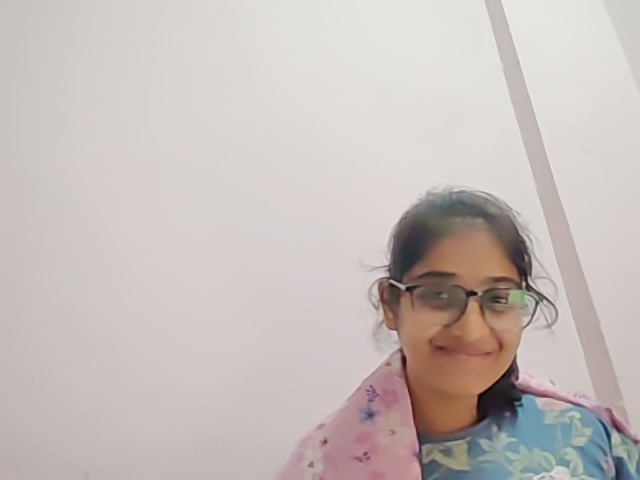
#> input picture webcam_sample_5.jpg, 640 x 480 px
$ python -i simple_object_detection.py   (imports and definitions only)
#> lines starting #> are read from the running program, lines starting #| are printed output that depends on the picture; after the words box and inside, x2 and y2 are one past the last pixel; in counts of white or black regions, pixels touching at a corner belong together
#> further down, picture is the input picture: shape (480, 640, 3); mean B, G, R 186.6, 189.7, 198.3
"""
Simple and Reliable Object Detection
Only detects real objects, no false positives.
"""

import cv2
import numpy as np
import os
import time
from typing import List, Tuple, Dict

class SimpleObjectDetector:
    """Simple object detector that only finds real objects."""

    def __init__(self):
        """Initialize the simple object detector."""
        # Face detection
        self.face_cascade = cv2.CascadeClassifier(cv2.data.haarcascades + 'haarcascade_frontalface_default.xml')
        self.known_faces = {}
        self.known_faces_folder = "known_people"

        # Create folders
        if not os.path.exists(self.known_faces_folder):
            os.makedirs(self.known_faces_folder)
            print(f"Created folder: {self.known_faces_folder}")

    # [21 lines left out: function extract_face_features_simple, not called in this run]

    def detect_real_objects(self, image: np.ndarray) -> List[Tuple[str, float, Tuple[int, int, int, int]]]:
        """
        Detect only real objects with very strict criteria.
        No false positives!
        """
        detected_objects = []

        # Convert to grayscale
        gray = cv2.cvtColor(image, cv2.COLOR_BGR2GRAY)
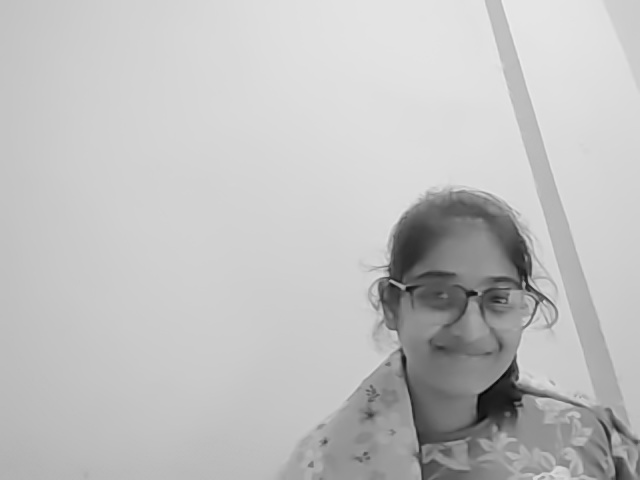
#> gray: shape (480, 640); min 3, max 239, mean 191.9

        # Get face areas to avoid detecting faces as objects
        faces = self.face_cascade.detectMultiScale(gray, 1.1, 5)
#> faces = [[385, 237, 158, 158]]
        face_areas = []
        for (fx, fy, fw, fh) in faces:
            face_areas.append((fx, fy, fw, fh))
#> this loop made 1 pass
#> after the loop, face_areas = [(385, 237, 158, 158)]

        # 1. Detect only very clear rectangular objects
        edges = cv2.Canny(gray, 50, 150)
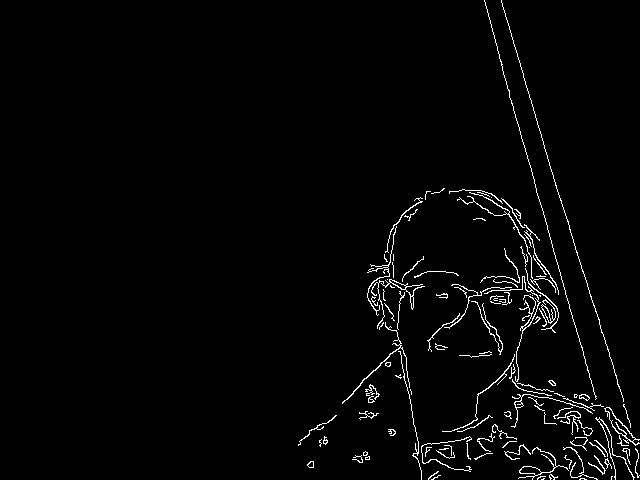
#> edges: shape (480, 640); 2.2% white in thin lines or dots, all inside (x1, y1, x2, y2) = (298, 0, 640, 480)
        contours, _ = cv2.findContours(edges, cv2.RETR_EXTERNAL, cv2.CHAIN_APPROX_SIMPLE)
#> contours = 125 contours, 101 with area under 20; largest, box (x1, y1, x2, y2) and area: (604, 407, 640, 446) 295, (518, 447, 569, 480) 157, (371, 279, 425, 329) 126, (541, 299, 556, 324) 71, (342, 322, 410, 404) 60

        for contour in contours:
            area = cv2.contourArea(contour)

            # Very strict size filtering - only large objects
            if area < 8000:  # Must be quite large
                continue

            # Get bounding rectangle
            x, y, w, h = cv2.boundingRect(contour)

            # Check aspect ratio - must be reasonable
            aspect_ratio = w / h
            if aspect_ratio < 0.3 or aspect_ratio > 3.0:
                continue

            # Check if it's not in face area
            if self.is_in_face_area(x + w//2, y + h//2, face_areas):
                continue

            # Check if it has good contrast (real object should have edges)
            roi = gray[y:y+h, x:x+w]
            if np.std(roi) < 40:  # Must have good contrast
                continue

            # Check if it's roughly rectangular (not too irregular)
            rect_area = w * h
            if area / rect_area < 0.7:  # Must be mostly rectangular
                continue

            # Additional check: object should have some internal structure
            internal_edges = cv2.Canny(roi, 30, 100)
            edge_density = np.sum(internal_edges) / (w * h)
            if edge_density < 0.05:  # Must have some internal edges
                continue

            # If we get here, it's likely a real object
            detected_objects.append(("Object", 0.8, (x, y, w, h)))
#> this loop made 125 passes
#> area on passes 8, 11, 21, 32, 39, 41, 43, 46, 53, 55, 60: 29.5, 22.5, 157, 20.5, 28.5, 20.5, 24, 295, 38, 58, 22
#> after the loop, detected_objects = []

        # 2. Detect only very clear circular objects
        circles = cv2.HoughCircles(gray, cv2.HOUGH_GRADIENT, 1, 100,
                                 param1=50, param2=30, minRadius=30, maxRadius=150)
#> circles = [[460.5, 275.5, 79.8], [474.5, 385.5, 114.2], [575.5, 444.5, 35.8]]

        if circles is not None:
            circles = np.round(circles[0, :]).astype("int")
#> circles = [[460, 276, 80], [474, 386, 114], [576, 444, 36]]
            for (cx, cy, r) in circles:
                # Check if not in face area
                if self.is_in_face_area(cx, cy, face_areas):
                    continue

                # Check if circle has good contrast
                mask = np.zeros(gray.shape, dtype=np.uint8)
                cv2.circle(mask, (cx, cy), r, 255, -1)
                roi = cv2.bitwise_and(gray, mask)
                if np.std(roi) < 30:  # Must have good contrast
                    continue

                # Check if it's actually circular (not just a blob)
                circle_area = np.pi * r * r
                actual_area = np.sum(mask > 0)
                if actual_area / circle_area < 0.8:  # Must be mostly circular
                    continue

                # If we get here, it's likely a real circular object
                detected_objects.append(("Circular Object", 0.8, (cx-r, cy-r, 2*r, 2*r)))
#> this loop made 3 passes

        # Remove overlapping detections
        filtered_objects = []
        for obj in detected_objects:
            is_duplicate = False
            for existing in filtered_objects:
                if self.objects_overlap(obj[2], existing[2]):
                    is_duplicate = True
                    break

            if not is_duplicate:
                filtered_objects.append(obj)
#> this loop made 0 passes
#> after the loop, filtered_objects = []

        return filtered_objects

    def is_in_face_area(self, x: int, y: int, face_areas: List[Tuple[int, int, int, int]]) -> bool:
        """Check if a point is in any face area."""
        for (fx, fy, fw, fh) in face_areas:
            # Expand face area with margin
            margin = 50
            if (fx - margin <= x <= fx + fw + margin and
                fy - margin <= y <= fy + fh + margin):
                return True
        return False

    # [386 lines left out: functions objects_overlap, estimate_age_simple, add_person_from_webcam, load_known_faces_from_folder, recognize_faces, draw_results and 2 more, not called in this run]

# [2 lines not run here, left out]

>>> import cv2
>>> picture = cv2.imread('webcam_sample_5.jpg')
>>> result = SimpleObjectDetector().detect_real_objects(picture)
#> result = []
